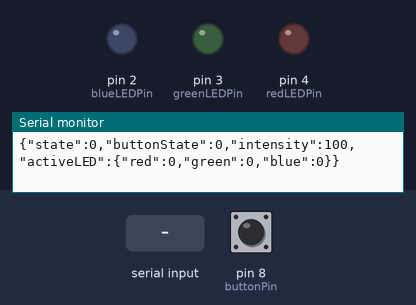
Bench run of a sketch on a simulated Arduino Uno, built with avr-gcc and run on an emulated ATmega328P. Shown: output pins drawn as LEDs (lit = HIGH), the last lines printed to the serial monitor. Inputs (shaded band) come from the test bench; at power-on: pin 8 (buttonPin) HIGH.

Above: at 1.3 s.
1.4 s: pin 8 (buttonPin) pulled LOW for 0.15 s
At 2.6 s:
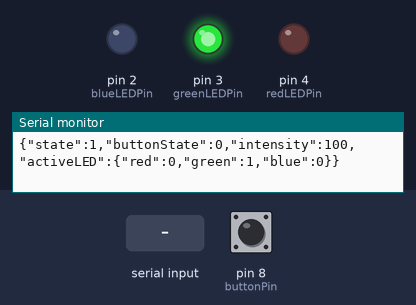
3.0 s: "0\n" received over Serial
At 4.3 s:
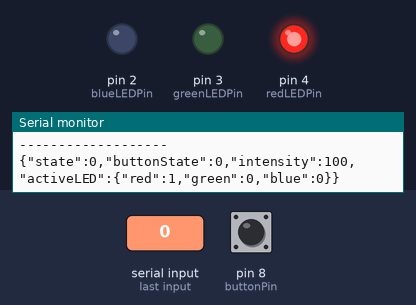
4.6 s: "2\n" received over Serial
At 5.8 s:
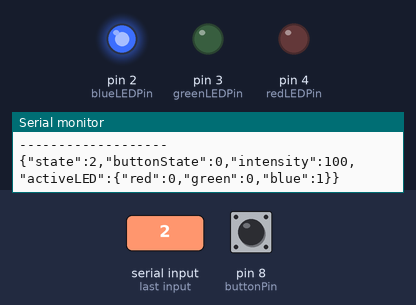
6.2 s: "1\n" received over Serial
At 7.0 s:
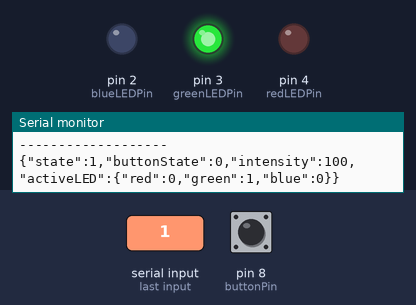
7.8 s: pin 8 (buttonPin) pulled LOW for 1 s
At 8.9 s:
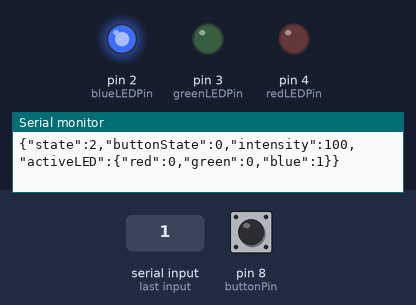
Timing chart, 0 to 10.8 s (numbered marks = the images above; inputs shaded):
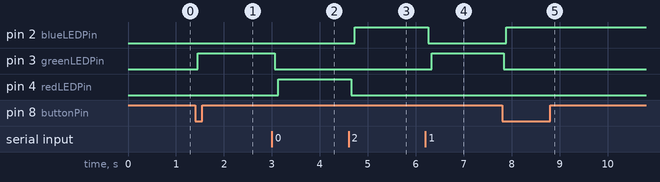

The sketch:

remote_controlled_smart_lights_copy_20241024163424.ino
```cpp
#include <Arduino.h>
#include <ArduinoJson.h>

// Define pins for LEDs and button
const int redLEDPin = 4;    // Verify this matches your physical connection
const int greenLEDPin = 3;  // Verify this matches your physical connection
const int blueLEDPin = 2;   // Verify this matches your physical connection
const int buttonPin = 8;

// Variable to track the current state of the traffic light
int currentState = 0;

void setup() {
  Serial.begin(9600);

  // Wait for serial port to connect
  while (!Serial) {
    ; // wait for serial port to connect. Needed for native USB
  }

  // Set pin modes
  pinMode(redLEDPin, OUTPUT);
  pinMode(greenLEDPin, OUTPUT);
  pinMode(blueLEDPin, OUTPUT);
  pinMode(buttonPin, INPUT_PULLUP);

  // Initially turn off all LEDs
  digitalWrite(redLEDPin, LOW);
  digitalWrite(greenLEDPin, LOW);
  digitalWrite(blueLEDPin, LOW);

  // Send initial state
  Serial.println("Arduino Ready");
  sendStateToServer();
}

void loop() {
  // Handle serial communication first
  if (Serial.available() > 0) {
    String input = Serial.readStringUntil('\n');
    input.trim();

    // Add debounce delay to prevent button interference
    delay(50);

    // Enhanced debugging
    Serial.println("-------------------");
    Serial.print("Received raw input: '");
    Serial.print(input);
    Serial.println("'");

    // Check if input is JSON
    if (input.startsWith("{")) {
      StaticJsonDocument<200> doc;
      DeserializationError error = deserializeJson(doc, input);

      if (!error && doc.containsKey("led")) {
        int newState = doc["led"].as<int>();
        if (newState >= 0 && newState <= 2) {
          // Turn off all LEDs before changing state
          digitalWrite(redLEDPin, LOW);
          digitalWrite(greenLEDPin, LOW);
          digitalWrite(blueLEDPin, LOW);

          currentState = newState;
          updateTrafficLight();
          sendStateToServer();

          // Add a small delay after processing serial command
          delay(50);
          return; // Exit loop to prevent button interference
        }
      }
    } else {
      // Existing numeric state handling
      int newState = input.toInt();
      Serial.print("Converted to number: ");
      Serial.println(newState);

      if (newState >= 0 && newState <= 2) {
        digitalWrite(redLEDPin, LOW);
        digitalWrite(greenLEDPin, LOW);
        digitalWrite(blueLEDPin, LOW);

        currentState = newState;

        Serial.print("Setting new state: ");
        Serial.println(currentState);

        updateTrafficLight();

        Serial.print("Red Pin State: ");
        Serial.println(digitalRead(redLEDPin));
        Serial.print("Green Pin State: ");
        Serial.println(digitalRead(greenLEDPin));
        Serial.print("Blue Pin State: ");
        Serial.println(digitalRead(blueLEDPin));

        sendStateToServer();
      } else {
        Serial.println("Invalid state received");
      }
      Serial.println("-------------------");
    }
  }

  // Handle button press with improved debouncing
  static unsigned long lastButtonPress = 0;
  static bool lastButtonState = HIGH;
  bool buttonState = digitalRead(buttonPin);

  if (buttonState != lastButtonState) {
    if (millis() - lastButtonPress > 200) { // Increased debounce time
      if (buttonState == LOW) {
        currentState = (currentState + 1) % 3;
        updateTrafficLight();
        sendStateToServer();
        lastButtonPress = millis();
      }
    }
    lastButtonState = buttonState;
  }

  // Send state periodically
  static unsigned long lastSendTime = 0;
  if (millis() - lastSendTime > 1000) {
    sendStateToServer();
    lastSendTime = millis();
  }
}

void updateTrafficLight() {
  // First, ensure all LEDs are off
  digitalWrite(redLEDPin, LOW);
  digitalWrite(greenLEDPin, LOW);
  digitalWrite(blueLEDPin, LOW);
  delay(50); // Small delay to ensure LEDs are off

  // Then set the correct LED based on state
  switch (currentState) {
    case 0: // Red
      digitalWrite(redLEDPin, HIGH);
      Serial.println("Setting RED ON");
      break;
    case 1: // Green
      digitalWrite(greenLEDPin, HIGH);
      Serial.println("Setting GREEN ON");
      break;
    case 2: // Blue
      digitalWrite(blueLEDPin, HIGH);
      Serial.println("Setting BLUE ON");
      break;
  }

  // Debug output
  Serial.print("DEBUG: Current state is: ");
  Serial.println(currentState);
}

void sendStateToServer() {
  StaticJsonDocument<200> doc;

  // Create the main object entries
  doc["state"] = currentState;
  doc["buttonState"] = (digitalRead(buttonPin) == LOW) ? 1 : 0;
  doc["intensity"] = 100;

  // Create the activeLED object correctly
  JsonObject activeLED = doc.createNestedObject("activeLED");
  activeLED["red"] = digitalRead(redLEDPin);
  activeLED["green"] = digitalRead(greenLEDPin);
  activeLED["blue"] = digitalRead(blueLEDPin);

  String jsonString;
  serializeJson(doc, jsonString);
  Serial.println(jsonString);
  Serial.flush();
}
```

Measured:
- after the input at 1.4 s, pin 3 (greenLEDPin): LOW → HIGH after 0.05 s
- after the input at 3.0 s, pin 3 (greenLEDPin): HIGH → LOW after 0.06 s; pin 4 (redLEDPin): LOW → HIGH after 0.13 s
- after the input at 4.6 s, pin 2 (blueLEDPin): LOW → HIGH after 0.13 s; pin 4 (redLEDPin): HIGH → LOW after 0.06 s
- after the input at 6.2 s, pin 2 (blueLEDPin): HIGH → LOW after 0.06 s; pin 3 (greenLEDPin): LOW → HIGH after 0.13 s
- after the input at 7.8 s, pin 2 (blueLEDPin): LOW → HIGH after 0.09 s; pin 3 (greenLEDPin): HIGH → LOW at once
